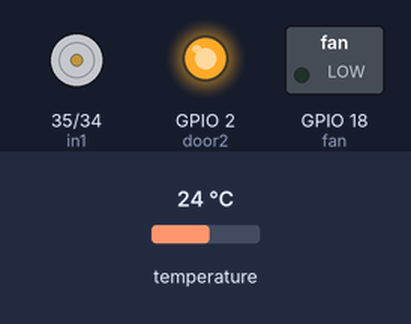
The sketch below on a simulated ESP32. On the bench: motor-driver pin pairs drawn as motors (green arrow = first pin HIGH = forward, orange = second pin HIGH = backward, longer = more drive, scaled by the enable pin), switched loads named in the sketch (green lamp = pin HIGH), output pins drawn as LEDs (lit = HIGH). Inputs (shaded band) come from the test bench; at power-on: temperature 24 °C. WiFi joins after 1.5 s; servers stay silent unless stated; no MQTT or app messages arrive unless stated; what the sketch prints to the serial monitor is not drawn.

Above: at 2.7 s.
2.8 s: temperature set to 27.5 °C
10.7 s: temperature set to 28.3 °C
At 12.9 s:
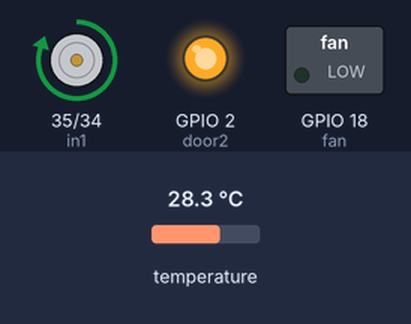
18.6 s: temperature set to 30.6 °C
26.5 s: temperature set to 31.3 °C
At 30.7 s:
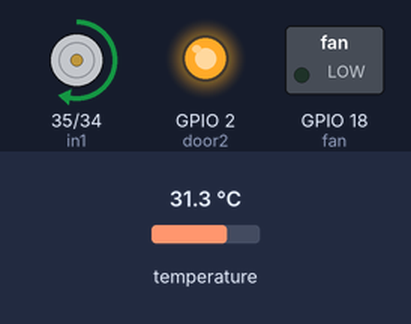
34.4 s: temperature set to 28 °C
At 35.8 s:
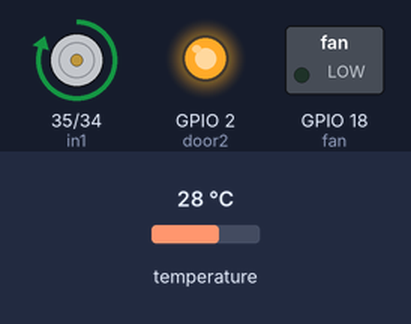
42.3 s: temperature set to 33 °C
At 48.5 s:
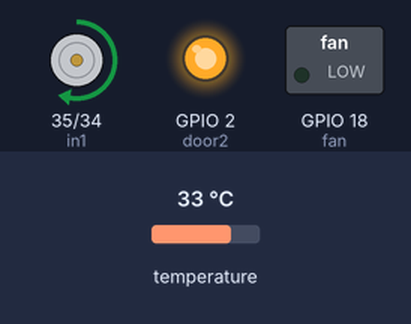
Timing chart, 0 to 50.0 s (numbered marks = the images above; inputs shaded):
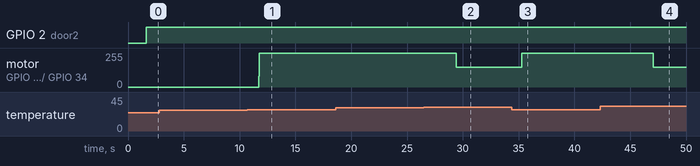

Measured:
- the behaviour switches between 27.9 and 28 °C on temperature (found by bisection; images 0 and 1)
- the behaviour switches between 30.9 and 31 °C on temperature (found by bisection; images 1 and 2)
- after the input at 2.8 s, every drawn part: stays the same
- after the input at 10.7 s, motor on GPIO 35 (in1) / GPIO 34 (in2): stopped → forward 254/255 after 1.0 s
- after the input at 18.6 s, every drawn part: stays the same
- after the input at 26.5 s, motor on GPIO 35 (in1) / GPIO 34 (in2): forward 254/255 → forward 149/255 after 2.9 s
- after the input at 34.4 s, motor on GPIO 35 (in1) / GPIO 34 (in2): forward 149/255 → forward 254/255 after 0.89 s
- after the input at 42.3 s, motor on GPIO 35 (in1) / GPIO 34 (in2): forward 254/255 → forward 149/255 after 4.8 s

The sketch:

fanctrl.ino
```cpp
#include <WiFi.h>
#include <PubSubClient.h>
#include <OneWire.h>
#include <DallasTemperature.h>
#include "L298N.h"
#include "analogWrite.h"
const char* ssid = "PESU-Element Block";
const char* password = "";
const char* mqtt_server = "10.3.32.59";
const int fan = 18;
const int heater = 15;
int ena = 32;
int in1 = 35;
int in2= 34;
int p=0;
L298N ctrl(ena,in1,in2);
WiFiClient TEMPClient;
PubSubClient client(TEMPClient);
const int door2 = 2;
long lastMsg = 0;
long now = millis();
long lastMeasure = 0;
#define ONE_WIRE_BUS 4
OneWire oneWire(ONE_WIRE_BUS);
DallasTemperature sensors(&oneWire);
int numberOfDevices;
DeviceAddress tempDeviceAddress;
unsigned char devices[10];
float temperaturesC[10], temperaturesF[10], zonea, zoneb, zonec, zoned;
void setup_wifi() {
  delay(10);
  Serial.println();
  Serial.print("Connecting to ");
  Serial.println(ssid);
  WiFi.begin(ssid, password);
  while (WiFi.status() != WL_CONNECTED) {
    delay(500);
    Serial.print(".");
     p += 1;
     if(p>10){
      ESP.restart();
     }
  }
  Serial.println("");
  Serial.print("WiFi connected - ESP IP address: ");
  Serial.println(WiFi.localIP());
}
void callback(String topic, byte* message, unsigned int length) {
  Serial.print("Message arrived on topic: ");
  Serial.print(topic);
  Serial.print(". Message: ");
  String messageTemp;
  for (int i = 0; i < length; i++) {
    Serial.print((char)message[i]);
    messageTemp += (char)message[i];
  }
  Serial.println();
}
void reconnect() {
  while (!client.connected()) {
    Serial.print("Attempting MQTT connection...");
    if (client.connect("ESP32Client")) {
      Serial.println("connected");
      digitalWrite(door2, HIGH);
    } else {
      Serial.print("failed, rc=");
      Serial.print(client.state());
      Serial.println(" try again in 5 seconds");
      ESP.restart();
      delay(5000);
    }
  }
}
void setup() {
  pinMode(fan, OUTPUT);
  pinMode(door2, OUTPUT);
  pinMode(ena,OUTPUT);
  pinMode(in1,OUTPUT);
  pinMode(in2,OUTPUT);
  Serial.begin(115200);
  ctrl.setSpeed(80);
  setup_wifi();
  client.setServer(mqtt_server, 1883);
  client.setCallback(callback);
  Serial.begin(9600);
  sensors.begin();
  numberOfDevices = sensors.getDeviceCount();
  Serial.print("Locating devices...");
  Serial.print("Found ");
  Serial.print(numberOfDevices, DEC);
  Serial.println(" devices.");
  for (int i = 0; i < numberOfDevices; i++) {
    if (sensors.getAddress(tempDeviceAddress, i)) {
      Serial.print("Found device ");
      Serial.print(i, DEC);
      Serial.print(" with address: ");
      devices[i] = printAddress(tempDeviceAddress);
      Serial.println();
    } else {
      Serial.print("Found ghost device at ");
      Serial.print(i, DEC);
      Serial.print(" but could not detect address. Check power and cabling");
    }
  }
}
void loop() {
  if (!client.connected()) {
    reconnect();
  }
  if (!client.loop())
    client.connect("ESP32Client");
  long now = millis();
  if (now - lastMsg > 5000) {
    lastMsg = now;
    sensors.requestTemperatures();
    for (int i = 0; i < numberOfDevices; i++) {
      if (sensors.getAddress(tempDeviceAddress, i)) {
        Serial.print("Temperature for device: ");
        Serial.println(i, DEC);
        float tempC = sensors.getTempC(tempDeviceAddress);
        temperaturesC[i] = tempC;
        Serial.print("Temp C: ");
        Serial.print(tempC);
        Serial.print(" Temp F: ");
        Serial.println(DallasTemperature::toFahrenheit(tempC));
        temperaturesF[i] = DallasTemperature::toFahrenheit(tempC); // Converts tempC to Fahrenheit
      }
    }
    float meantempC = 0.0, meantempF = 0.0;
    for ( int i = 0; i < numberOfDevices; i++) {
      meantempC += temperaturesC[i];
      meantempF += temperaturesF[i];
    }
    zonea = temperaturesC[0];
    zoneb = temperaturesC[1];
    zonec = temperaturesC[2];
    zoned = temperaturesC[3];
    meantempC = meantempC / numberOfDevices;
    meantempF = meantempF / numberOfDevices;
    Serial.println("Mean temperature in Celsius");
    Serial.print(meantempC);
    Serial.println();
    Serial.println("Mean temperature in Fahrenheit");
    Serial.println(meantempF);
    if (meantempC >= 28) {
      Serial.println("Turning fan on");
      ctrl.forward();
    }
    else {
      Serial.println("Turning fan off");

    }
    if(meantempC<=18){
      Serial.println("Turning heater on");
      digitalWrite(heater,HIGH);
    }
    else{
      Serial.println("Turning heater off");
      digitalWrite(heater,LOW);
    }
    if(meantempC>=28 && meantempC <31){
      ctrl.setSpeed(255);
      ctrl.forward();
      Serial.println("Speed 2");
    }
    else if(meantempC>=31 && meantempC <34){
      ctrl.setSpeed(150);
      ctrl.forward();
      Serial.println("Speed 3");
    }
    else if(meantempC>=34 && meantempC <37){
      ctrl.setSpeed(180);
      ctrl.forward();
      Serial.println("Speed 4");
    }
    else if(meantempC>=37 && meantempC <40){
      ctrl.setSpeed(210);
      ctrl.forward();
      Serial.println("Speed 5");
    }
    else if(meantempC>=40 && meantempC<43){
      ctrl.setSpeed(255);
      ctrl.forward();
      Serial.println("Speed 6");
    }
    char tempCString[8], tempFString[8], zoneas[8], zonebs[8], zonecs[8], zoneds[8];
    dtostrf(meantempC, 1, 2, tempCString);
    dtostrf(meantempF, 1, 2, tempFString);
    dtostrf(zonea, 1, 2, zoneas);
    dtostrf(zoneb, 1, 2, zonebs);
    dtostrf(zonec, 1, 2, zonecs);
    dtostrf(zoned, 1, 2, zoneds);
    client.publish("CelsiusReading", tempCString);
    client.publish("FahrenheitReading", tempFString);
    client.publish("ZoneAReading", zoneas);
    client.publish("ZoneBReading", zonebs);
    client.publish("ZoneCReading", zonecs);
    client.publish("ZoneDReading", zoneds);
    delay(5000);
  }
}
unsigned char printAddress(DeviceAddress deviceAddress) {
  for (uint8_t i = 0; i < 8; i++) {
    if (deviceAddress[i] < 16) Serial.print("0");
    Serial.print(deviceAddress[i], HEX);
    return (deviceAddress[i]);
  }
}
```

L298N.cpp
```cpp
/*
  L298N.cpp - Libreria per gestire i movimenti di un motore DC con il modulo L298N
  Autore:   Andrea Lombardo
  Sito web: http://www.lombardoandrea.com
*/
#include "analogWrite.h"
#include "L298N.h"

typedef void (*CallBackFunction) ();

L298N::L298N(uint8_t pinEnable, uint8_t pinIN1, uint8_t pinIN2){
  _pinEnable = pinEnable;
  _pinIN1 = pinIN1;
  _pinIN2 = pinIN2;
  _pwmVal = 100;
  _isMoving = false;
  _canMove = true;
  _lastMs = 0;

  pinMode(_pinEnable, OUTPUT);
  pinMode(_pinIN1, OUTPUT);
  pinMode(_pinIN2, OUTPUT);
}


void L298N::setSpeed(unsigned short pwmVal){
  _pwmVal = pwmVal;
}

/*unsigned short L298N::getSpeed(){
  return _pwmVal;
}*/

void L298N::forward(){
  digitalWrite(_pinIN1, HIGH);
  digitalWrite(_pinIN2, LOW);

  analogWrite(_pinEnable, _pwmVal);

  _isMoving = true;
}


/*void L298N::forwardFor(unsigned long delay, CallBackFunction callback){
  if ((_lastMs == 0) && _canMove) {
    _lastMs = millis();
    this->forward();
  }

  if (((millis() - _lastMs) > delay) && _canMove) {
    this->stop();
    _lastMs = 0;
    _canMove = false;

    callback();

  }
}

void L298N::forwardFor(unsigned long delay){
  this->forwardFor(delay, fakeCallback);
}


void L298N::backward(){
  digitalWrite(_pinIN1, LOW);
  digitalWrite(_pinIN2, HIGH);

  digitalWrite(_pinEnable, _pwmVal);

  _isMoving = true;
}

void L298N::backwardFor(unsigned long delay, CallBackFunction callback){

  if ((_lastMs == 0) && _canMove) {
    _lastMs = millis();
    this->backward();
  }

  if (((millis() - _lastMs) > delay) && _canMove) {
    this->stop();
    _lastMs = 0;
    _canMove = false;

    callback();

  }
}

void L298N::backwardFor(unsigned long delay){
  this->backwardFor(delay, fakeCallback);
}

void L298N::run(uint8_t direction){
  switch(direction){
    case BACKWARD:
      this->backward();
    break;
    case FORWARD:
      this->forward();
    break;
  }
}

void L298N::stop(){
  digitalWrite(_pinIN1, LOW);
  digitalWrite(_pinIN2, LOW);

  digitalWrite(_pinEnable, 255);

  _isMoving = false;
}

void L298N::reset(){
  _canMove = true;
}

boolean L298N::isMoving(){
  return _isMoving;
}

void L298N::fakeCallback(){

}*/
```

L298N.h
```cpp
#ifndef L298N_h
#define L298N_h

#include "Arduino.h"


typedef void (*CallBackFunction) ();

class L298N{
   public:
      typedef enum
      {
            FORWARD  = 0,
            BACKWARD = 1
      } Direction;
      L298N(uint8_t pinEnable, uint8_t pinIN1, uint8_t pinIN2);
      void setSpeed(unsigned short pwmVal);
      //unsigned short getSpeed();
      void forward();
      //void forwardFor(unsigned long delay, CallBackFunction callback);
      //void forwardFor(unsigned long delay);
      //void backward();
      //void backwardFor(unsigned long delay, CallBackFunction callback);
      //void backwardFor(unsigned long delay);
      //void run(uint8_t direction);
      //void stop();
      //void reset();
      //boolean isMoving();
   private:
      byte _pinEnable;
      byte _pinIN1;
      byte _pinIN2;
      byte _pwmVal;
      unsigned long _lastMs;
      boolean _canMove;
      boolean _isMoving;
      static void fakeCallback();
};

#endif
```

analogWrite.cpp
```cpp
#include "analogWrite.h"

analog_write_channel_t _analog_write_channels[16] = {
    {-1, 5000, 13},
    {-1, 5000, 13},
    {-1, 5000, 13},
    {-1, 5000, 13},
    {-1, 5000, 13},
    {-1, 5000, 13},
    {-1, 5000, 13},
    {-1, 5000, 13},
    {-1, 5000, 13},
    {-1, 5000, 13},
    {-1, 5000, 13},
    {-1, 5000, 13},
    {-1, 5000, 13},
    {-1, 5000, 13},
    {-1, 5000, 13},
    {-1, 5000, 13}};

int analogWriteChannel(uint8_t pin)
{
  int channel = -1;

  // Check if pin already attached to a channel
  for (uint8_t i = 0; i < 16; i++)
  {
    if (_analog_write_channels[i].pin == pin)
    {
      channel = i;
      break;
    }
  }

  // If not, attach it to a free channel
  if (channel == -1)
  {
    for (uint8_t i = 0; i < 16; i++)
    {
      if (_analog_write_channels[i].pin == -1)
      {
        _analog_write_channels[i].pin = pin;
        channel = i;
        ledcSetup(channel, _analog_write_channels[i].frequency, _analog_write_channels[i].resolution);
        ledcAttachPin(pin, channel);
        break;
      }
    }
  }

  return channel;
}

void analogWriteFrequency(double frequency)
{
  for (uint8_t i = 0; i < 16; i++)
  {
    _analog_write_channels[i].frequency = frequency;
  }
}

void analogWriteFrequency(uint8_t pin, double frequency)
{
  int channel = analogWriteChannel(pin);

  // Make sure the pin was attached to a channel, if not do nothing
  if (channel != -1 && channel < 16)
  {
    _analog_write_channels[channel].frequency = frequency;
  }
}

void analogWriteResolution(uint8_t resolution)
{
  for (uint8_t i = 0; i < 16; i++)
  {
    _analog_write_channels[i].resolution = resolution;
  }
}

void analogWriteResolution(uint8_t pin, uint8_t resolution)
{
  int channel = analogWriteChannel(pin);

  // Make sure the pin was attached to a channel, if not do nothing
  if (channel != -1 && channel < 16)
  {
    _analog_write_channels[channel].resolution = resolution;
  }
}

void analogWrite(uint8_t pin, uint32_t value, uint32_t valueMax)
{
  int channel = analogWriteChannel(pin);

  // Make sure the pin was attached to a channel, if not do nothing
  if (channel != -1 && channel < 16)
  {
    uint8_t resolution = _analog_write_channels[channel].resolution;
    uint32_t levels = pow(2, resolution);
    uint32_t duty = ((levels - 1) / valueMax) * min(value, valueMax);

    // write duty to LEDC
    ledcWrite(channel, duty);
  }
}
```

analogWrite.h
```cpp
#ifndef _ESP32_ANALOG_WRITE_
#define _ESP32_ANALOG_WRITE_

#include <Arduino.h>

typedef struct analog_write_channel
{
  int8_t pin;
  double frequency;
  uint8_t resolution;
} analog_write_channel_t;

int analogWriteChannel(uint8_t pin);

void analogWriteFrequency(double frequency);
void analogWriteFrequency(uint8_t pin, double frequency);

void analogWriteResolution(uint8_t resolution);
void analogWriteResolution(uint8_t pin, uint8_t resolution);

void analogWrite(uint8_t pin, uint32_t value, uint32_t valueMax = 255);

#endif
```
